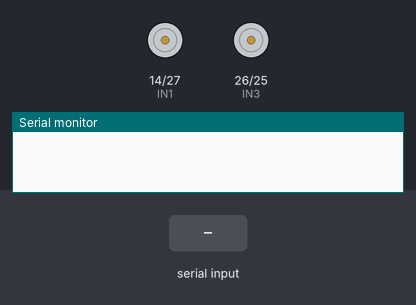
The sketch below on a simulated ESP32. On the bench: motor-driver pin pairs drawn as motors (green arrow = first pin HIGH = forward, orange = second pin HIGH = backward, longer = more drive, scaled by the enable pin), the last lines printed to the serial monitor. The inputs (shaded band) are chosen by the test bench. Nothing arrives over Bluetooth unless stated.

Above: at 1.2 s.
1.3 s: "F" received over the second serial link
At 1.7 s:
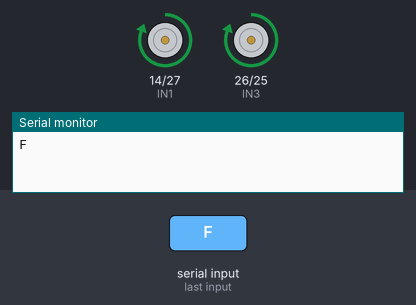
2.8 s: "B" received over the second serial link
At 4.0 s:
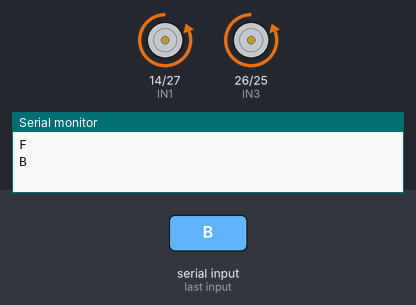
4.3 s: "L" received over the second serial link
At 5.2 s:
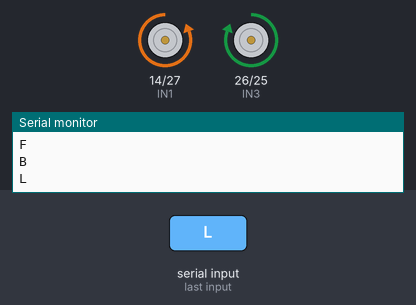
5.8 s: "R" received over the second serial link
At 6.4 s:
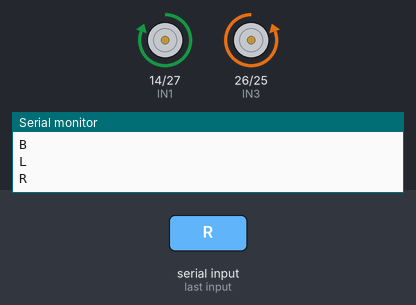
Timing chart, 0 to 8.3 s (numbered marks = the images above; inputs shaded):
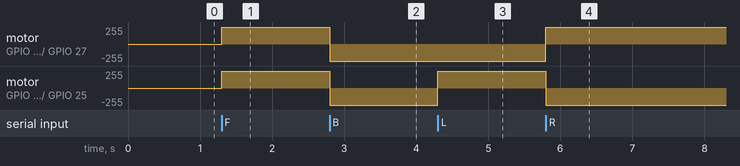

Measured:
- after the input at 1.3 s, motor on GPIO 14 (IN1) / GPIO 27 (IN2), motor on GPIO 26 (IN3) / GPIO 25 (IN4): stopped → forward 255/255 at once
- after the input at 2.8 s, motor on GPIO 14 (IN1) / GPIO 27 (IN2), motor on GPIO 26 (IN3) / GPIO 25 (IN4): forward 255/255 → backward 255/255 at once
- after the input at 4.3 s, motor on GPIO 26 (IN3) / GPIO 25 (IN4): backward 255/255 → forward 255/255 at once
- after the input at 5.8 s, motor on GPIO 14 (IN1) / GPIO 27 (IN2): backward 255/255 → forward 255/255 at once; motor on GPIO 26 (IN3) / GPIO 25 (IN4): forward 255/255 → backward 255/255 at once

The sketch:

BLUETOOTH_CAR.ino
```cpp
#include <BluetoothSerial.h>
BluetoothSerial SerialBT;

// Motor Pins
#define ENA 13
#define IN1 14
#define IN2 27
#define IN3 26
#define IN4 25
#define ENB 12

int speedValue = 255;  // Speed: 0 - 255

void setup() {
  Serial.begin(115200);
  SerialBT.begin("bl car "); // Bluetooth name

  pinMode(ENA, OUTPUT);
  pinMode(IN1, OUTPUT);
  pinMode(IN2, OUTPUT);
  pinMode(IN3, OUTPUT);
  pinMode(IN4, OUTPUT);
  pinMode(ENB, OUTPUT);

  stopMotors();
}

void loop() {
  if (SerialBT.available()) {
    char command = SerialBT.read();
    Serial.println(command);

    switch (command) {
      case 'F': moveForward(); break;
      case 'B': moveBackward(); break;
      case 'L': turnLeft(); break;
      case 'R': turnRight(); break;
      case 'S': stopMotors(); break;
    }
  }
}

void moveForward() {
  analogWrite(ENA, speedValue);
  analogWrite(ENB, speedValue);

  digitalWrite(IN1, HIGH); // Left motors forward
  digitalWrite(IN2, LOW);
  digitalWrite(IN3, HIGH); // Right motors forward
  digitalWrite(IN4, LOW);
}

void moveBackward() {
  analogWrite(ENA, speedValue);
  analogWrite(ENB, speedValue);

  digitalWrite(IN1, LOW);  // Left motors backward
  digitalWrite(IN2, HIGH);
  digitalWrite(IN3, LOW);  // Right motors backward
  digitalWrite(IN4, HIGH);
}

void turnLeft() {
  analogWrite(ENA, speedValue);
  analogWrite(ENB, speedValue);

  digitalWrite(IN1, LOW);   // Left backward
  digitalWrite(IN2, HIGH);
  digitalWrite(IN3, HIGH);  // Right forward
  digitalWrite(IN4, LOW);
}

void turnRight() {
  analogWrite(ENA, speedValue);
  analogWrite(ENB, speedValue);

  digitalWrite(IN1, HIGH);  // Left forward
  digitalWrite(IN2, LOW);
  digitalWrite(IN3, LOW);   // Right backward
  digitalWrite(IN4, HIGH);
}

void stopMotors() {
  analogWrite(ENA, 0);
  analogWrite(ENB, 0);

  digitalWrite(IN1, LOW);
  digitalWrite(IN2, LOW);
  digitalWrite(IN3, LOW);
  digitalWrite(IN4, LOW);
}
```
